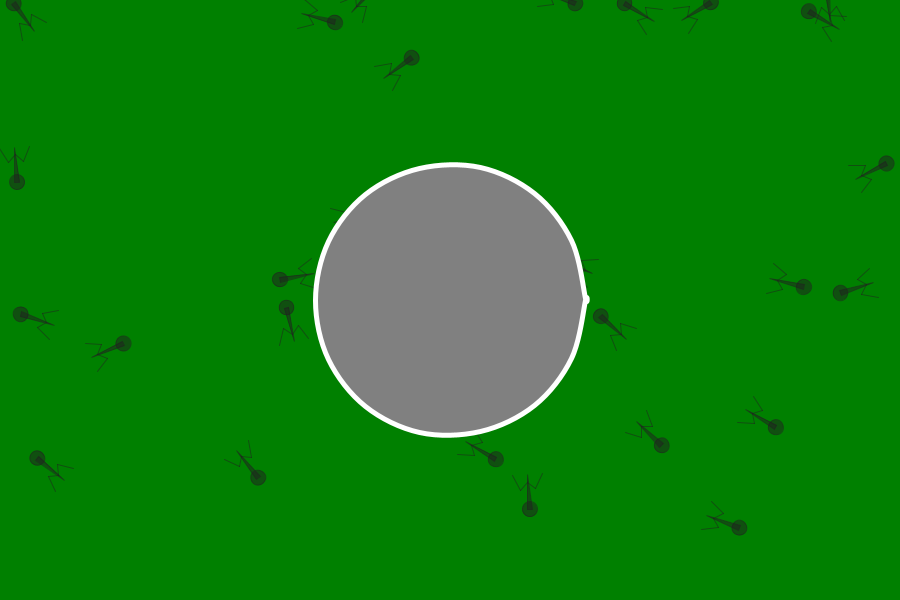
Frame 1 (no input)
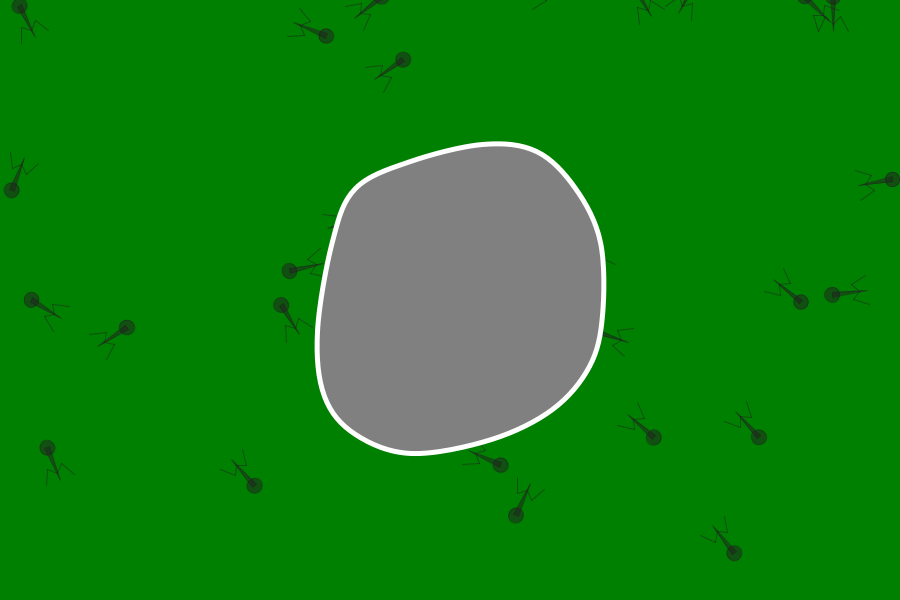
Frame 60 (the mouse pressed at the canvas centre just before this capture)
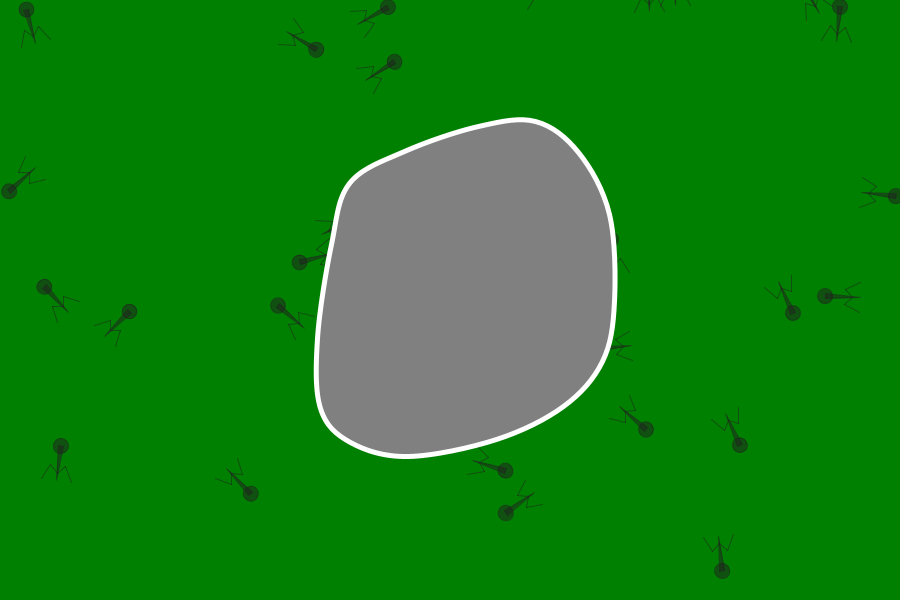
Frame 120 (the mouse held since frame 60 and released just before this capture)

The Processing sketch that drew these frames (run headless with seeded random() and noise(); from frame 60 on, the mouse is pressed at the canvas centre):

// Processing sketch: Bacteriophage
// ── Bacteriophage.pde
// All organisms appearing in this work are fictitious.
// Any resemblance to actual biology is purely coincidental! ;-)

Virus viruses[];
Cell cell;

void setup()
{
  size(900,600);
  smooth();

  viruses = new Virus[30];
  cell = new Cell();

  for (int n = 0; n < viruses.length; ++n)
  {
    viruses[n] = new Virus();
    viruses[n].position.x = random(width);
    viruses[n].position.y = random(height);
    viruses[n].velocity.x = random(-0.2,0.2);
    viruses[n].velocity.y = random(-0.2,0.2);
    viruses[n].orientation = random(TWO_PI);
    viruses[n].rotation = random(-0.01, 0.01);
  }
}

void draw()
{
  background(0,128,0);
  
  //
  // Draw viruses
  //

  strokeWeight(1);
  stroke(32,128);
  fill(32,128);

  for (int n = 0; n < viruses.length; ++n)
  {
    viruses[n].move();
    viruses[n].draw();
  }

  //
  // Draw cell
  //
  
  strokeWeight(5);
  stroke(255);
  fill(128);
  
  cell.move();
  cell.draw();
}

class Virus
{
  PVector position = new PVector();
  PVector velocity = new PVector();
  float orientation;
  float rotation;

  void draw()
  {
    pushMatrix();
    translate(position.x, position.y - 20);
    rotate(orientation);
    drawBacteriophage();
    popMatrix();
  }

  void move()
  {
    position.x += velocity.x;
    position.y += velocity.y;
    orientation += rotation;
  }
    
  void drawBacteriophage()
  {
    float xCentre = 0;
    float yHead   = -35;
    float headRadius = 15;
    float yBottom = 0;
    float tailWidth = 5;
    float yFibreStart = -7.5;
    float xToFibreTop = 7.5;
    float yFibreTop = -15;
    float xToFibreEnd = 15;
  
    drawBacteriophage(xCentre, yHead, headRadius, yBottom, tailWidth, yFibreStart, xToFibreTop, yFibreTop, xToFibreEnd);
  }
  
  void drawBacteriophage(float xCentre, float yHead, float headRadius, float yBottom, float tailWidth, float yFibreStart, float xToFibreTop, float yFibreTop, float xToFibreEnd)
  {
    // Draw right tail fibre
    line(xCentre, yFibreStart, xCentre + xToFibreTop, yFibreTop);
    line(xCentre + xToFibreTop, yFibreTop, xCentre + xToFibreEnd, yBottom);
  
    // Draw left tail fibre
    line(xCentre, yFibreStart, xCentre - xToFibreTop, yFibreTop);
    line(xCentre - xToFibreTop, yFibreTop, xCentre - xToFibreEnd, yBottom);
  
    // Draw tail
    triangle(xCentre - (tailWidth/2), yHead, xCentre + (tailWidth/2), yHead, xCentre, yBottom);
    
    // Draw head
    ellipse(xCentre, yHead, headRadius, headRadius);
  }
};

class Cell
{
  int vertices = 15;
  PVector position[];
  PVector velocity[];

  Cell()
  {
    position = new PVector[vertices];
    velocity = new PVector[vertices];

    float baseVelocityX = -0.25;
    float baseVelocityY = -0.25;
    
    for (int n = 0; n < vertices; ++n)
    {
      position[n] = new PVector();
      velocity[n] = new PVector();

      position[n].x = (width * 0.5)  + (135 * cos(TWO_PI * n / (vertices-1)));
      position[n].y = (height * 0.5) + (135 * sin(TWO_PI * n / (vertices-1)));
      velocity[n].x = baseVelocityX + random(-0.2,0.2);
      velocity[n].y = baseVelocityY + random(-0.2,0.2);
    }
  }

  void draw()
  {
    beginShape();
    for (int n = 0; n < vertices; ++n)
    {
      curveVertex(position[n].x, position[n].y);
    }    
    curveVertex(position[0].x, position[0].y);
    curveVertex(position[1].x, position[1].y);
    curveVertex(position[2].x, position[2].y);
    endShape();
  }

  void move()
  {
    float xMin = position[0].x;
    float xMax = position[0].x;
    float yMin = position[0].y;
    float yMax = position[0].y;
    
    for (int n = 0; n < vertices; ++n)
    {
      // Newton's first law of motion
      position[n].x += velocity[n].x;
      position[n].y += velocity[n].y;
      
      // Add this point to the cell's minimum bounding rectangle
      xMin = min(xMin, position[n].x);
      xMax = max(xMax, position[n].x);
      yMin = min(yMin, position[n].y);
      yMax = max(yMax, position[n].y);
      
      int nNext = (n + 1) % vertices;

      // Hooke's law
      float xForce = 0.01 * (position[n].x - position[nNext].x);
      float yForce = 0.01 * (position[n].y - position[nNext].y);
      
      position[n].x -= xForce;
      position[n].y -= yForce;
      position[nNext].x += xForce;
      position[nNext].y += yForce;
    }
    
    float xForce = (xMax - xMin) - 400;
    float yForce = (yMax - yMin) - 400;
    
    xForce /= 200;
    yForce /= 200;
    
    float xCentre = (xMin + xMax) / 2;
    float yCentre = (yMin + yMax) / 2;
    
    for (int n = 0; n < vertices; ++n)
    {
      if (position[n].x > xCentre)
        position[n].x -= xForce;
      else
        position[n].y -= yForce;
        
      if (position[n].y > yCentre)
        position[n].y -= yForce;
      else
        position[n].y += yForce;
    }  
  }
};
